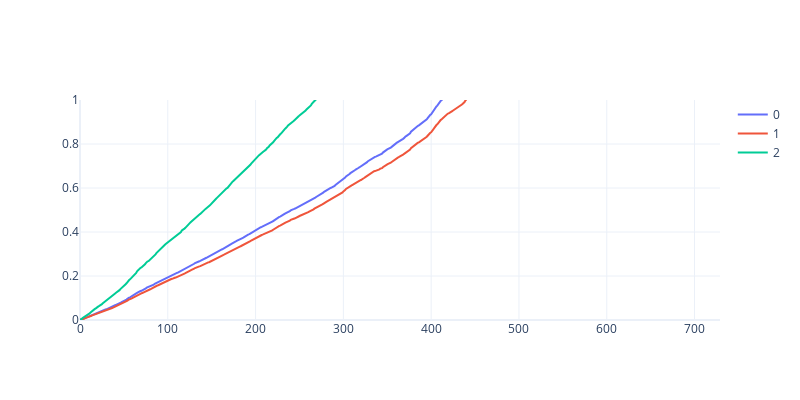

This figure's notebook cell:
### Markdown cell above
### Cumulative hazard functions

### Code cell
# predict cumulative hazard function
chf_funcs = estimator.predict_cumulative_hazard_function(Xy_test[cols_x].iloc[:3])

data = [go.Scatter(x=fn.x,y= fn(fn.x), name=i) for i, fn in enumerate(chf_funcs)]
fig = go.Figure(data, layout=dict(width=800, height=400))
fig.update_layout({"yaxis":{"range": [0,1]}})

### Figure 1 — Plotly figure (JSON) as saved in the notebook; plotly's stock layout.template omitted (floating-point values rounded to 4 significant figures; data arrays with more than 128 entries replaced by an {"elided": "..."} marker saying what was removed)
{"data": [{"name": "0", "type": "scatter", "x": {"elided": "729 int values"}, "y": {"elided": "729 float values"}}, {"name": "1", "type": "scatter", "x": {"elided": "729 int values"}, "y": {"elided": "729 float values"}}, {"name": "2", "type": "scatter", "x": {"elided": "729 int values"}, "y": {"elided": "729 float values"}}], "layout": {"height": 400, "width": 800, "yaxis": {"range": [0, 1]}}}
